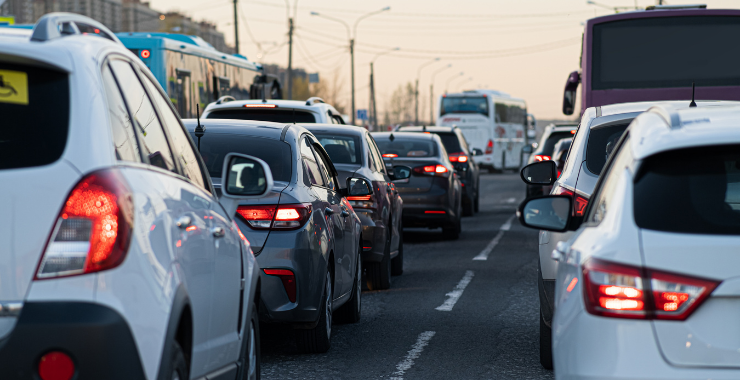
#> input picture OpenCV Uygulamalar/trafik-stok.png, 740 x 380 px, found by its file name
$ python 'NesneAlgilama(Masking).py'
#> lines starting #> are read from the running program, lines starting #| are printed output that depends on the picture; after the words box and inside, x2 and y2 are one past the last pixel; in counts of white or black regions, pixels touching at a corner belong together
import cv2
import numpy as np

image = cv2.imread(r"C:\Users\MUSA\Desktop\OpenCV Uygulamalar\trafik-stok.png")
#> image is the input picture: shape (380, 740, 3); mean B, G, R 118.5, 111.9, 108.9
cv2.imshow("Orijinal Goruntu", image)

hsv = cv2.cvtColor(image, cv2.COLOR_BGR2HSV)
#> hsv: shape (380, 740, 3); mean H, S, V 89.1, 77.8, 128.4

lower_blue = np.array([100, 50, 50])
upper_blue = np.array([130, 255, 255])

mask = cv2.inRange(hsv, lower_blue, upper_blue)
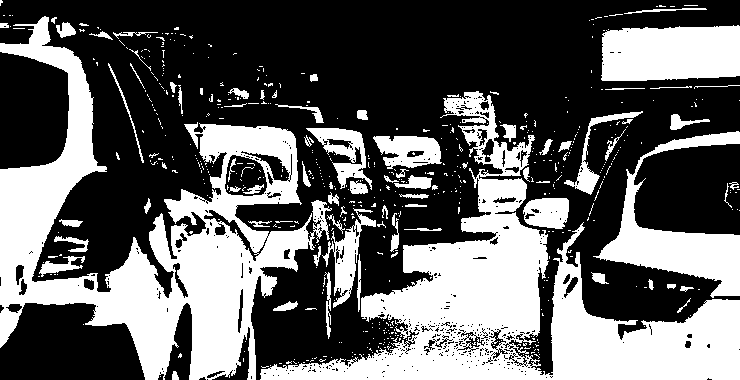
#> mask: shape (380, 740); 38.2% white; 564 white regions (485 under 20 px), largest, box (x1, y1, x2, y2) and area: (260, 91, 740, 380) 39926, (0, 16, 332, 380) 38922, (593, 131, 740, 298) 7307

result = cv2.bitwise_and(image, image, mask=mask)
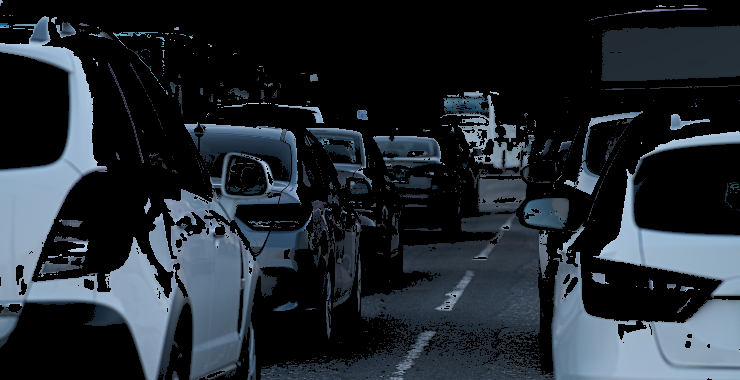
#> result: shape (380, 740, 3); mean B, G, R 47.6, 40.7, 33.8

cv2.imshow("Makse", mask)
cv2.imshow("Filtrelenmis Goruntu", result)

cv2.waitKey(0)
cv2.destroyAllWindows()

"""
Kod Açıklaması
Görüntüyü Yükleme ve HSV'ye Çevirme:

cv2.cvtColor(image, cv2.COLOR_BGR2HSV): BGR renk uzayından HSV renk uzayına çeviriyoruz. HSV, renkleri daha iyi analiz etmek için kullanılır.
Renk Aralığını Belirleme:

lower_blue ve upper_blue: Mavi rengi tespit etmek için belirlenen alt ve üst sınırlar.
HSV aralıklarını değiştirerek farklı renkleri algılayabilirsiniz.
Maske Oluşturma:

cv2.inRange(hsv, lower_blue, upper_blue): Belirtilen aralıktaki renkleri tespit eder ve bir maske oluşturur.
Sonucu Birleştirme:

cv2.bitwise_and(image, image, mask=mask): Sadece belirtilen renkleri içeren bir görüntü oluşturur.
Sonuçları Gösterme:

cv2.imshow('Maske', mask): Siyah-beyaz maske gösterilir.
cv2.imshow('Filtrelenmiş Görüntü', result): Sadece seçilen rengin olduğu görüntü gösterilir.
"""
